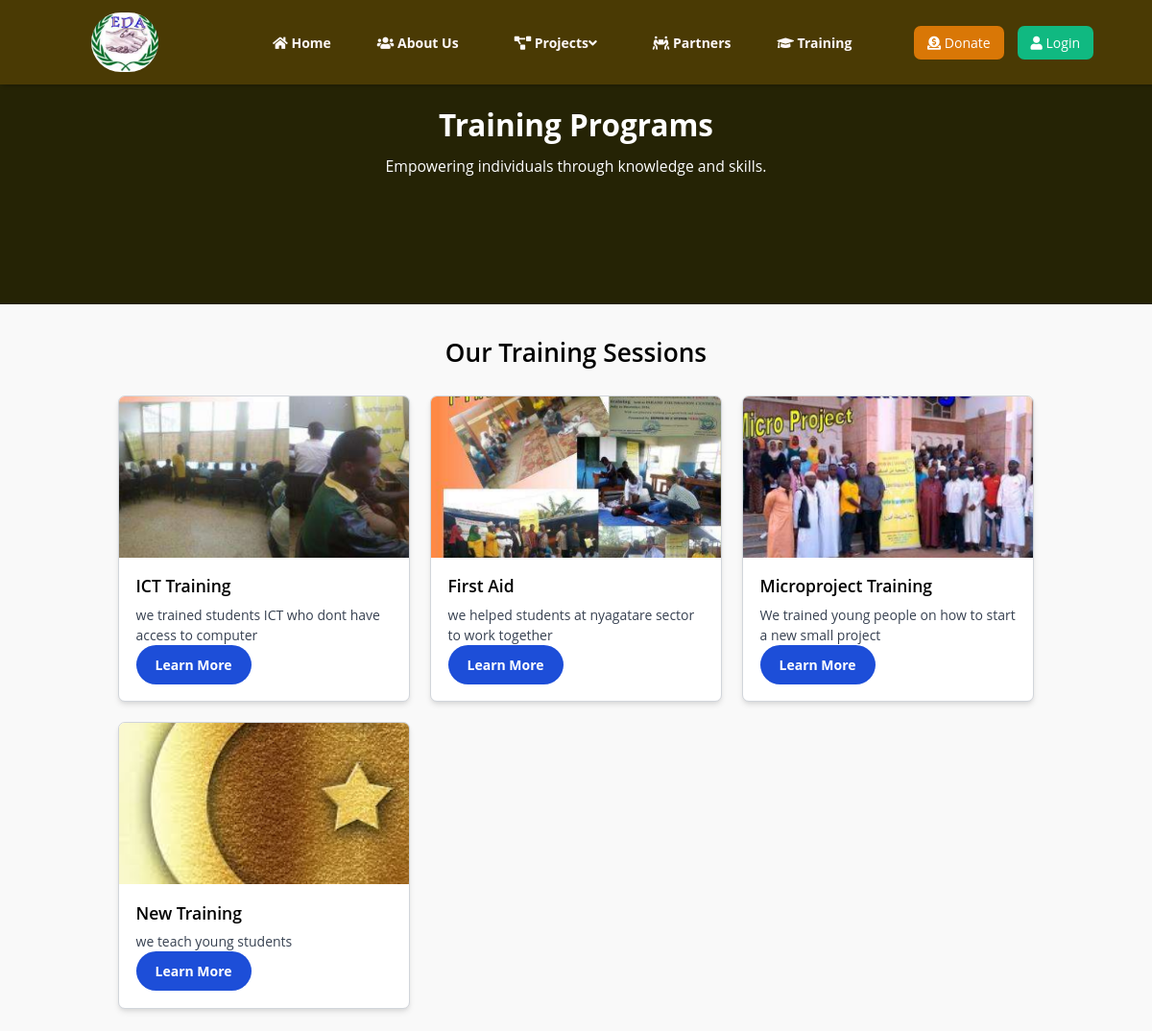
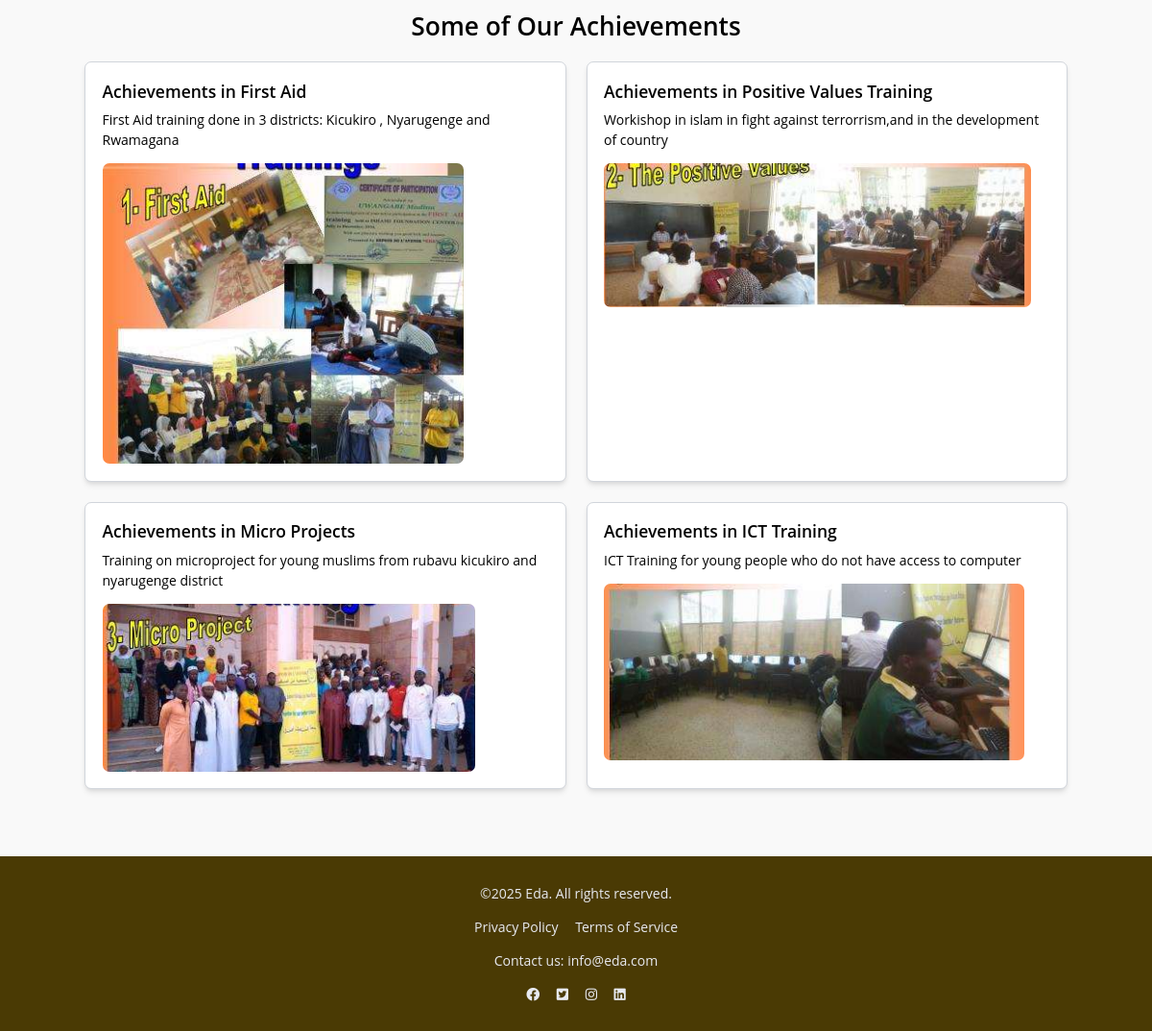
Screenshot of /trainings/ with the database file from the repository (2 pictures, top to bottom).
### eda/models.py (models this page shows, shortened)
class Training(models.Model):
    name = models.CharField(max_length=200)
    location = models.CharField(max_length=200)
    description = models.TextField()
    image = models.ImageField(upload_to='images/', null=True, blank=True)
    created_at = models.DateTimeField(auto_now_add=True)
    updated_at = models.DateTimeField(auto_now=True)

### eda/views.py (the view)
# urls.py: path('trainings/', views.training_list, name='trainings'),
def training_list(request):
    trainings = Training.objects.all()
    return render(request, 'trainings.html', {'trainings': trainings})

### templates/Trainings.html (shortened to what this page needs)
﻿{% extends 'base.html' %}
{% block content %}
<section class="hero-section block h-20 py-10 items-center justify-center text-center bg-yellow-900 text-white">
    <h1 class="text-4xl font-bold">Training Programs</h1>
    <p class="mt-4 text-lg">Empowering individuals through knowledge and skills.</p>
</section>
<main class="container mx-auto py-10">
    <h2 class="text-3xl font-semibold text-center mb-8">Our Training Sessions</h2>
    <div class="grid grid-cols-1 sm:grid-cols-2 md:grid-cols-3 gap-6 px-10">
        {% for training in trainings %}
        <div class="bg-white shadow-md rounded-lg overflow-hidden transition-transform hover:shadow-lg border border-gray-300">
            <img src="{{ training.image.url }}" alt="{{ training.name }}" class="w-full h-48 object-cover">
            <div class="p-5">
                <h3 class="text-xl font-semibold">{{ training.name }}</h3>
                <p class="mt-2 text-gray-700">{{ training.description }}</p>
                <a href="{% url 'training_detail' training.id %}" class="button-primary">Learn More</a>
            </div>
        </div>
        {% empty %}
        <p class="text-gray-700 text-center">No training sessions available at the moment.</p>
        {% endfor %}
    </div>
    <h2 class="text-3xl font-semibold text-center mt-10 mb-6">Some of Our Achievements</h2>
    <div class="grid grid-cols-1 md:grid-cols-2 lg:grid-cols-2 gap-6">
        <div class="bg-white shadow-md rounded-lg p-5 border border-gray-300">
            <h3 class="text-xl font-semibold">Achievements in First Aid</h3>
            <p class="mt-2">First Aid training done in 3 districts: Kicukiro , Nyarugenge and Rwamagana</p>
            <img src="/static/images/aid.png" alt="First Aid Achievements" class="mt-4 rounded-lg">
        </div>
        <div class="bg-white shadow-md rounded-lg p-5 border border-gray-300">
            <h3 class="text-xl font-semibold">Achievements in Positive Values Training</h3>
            <p class="mt-2">Workishop in islam in fight against terrorrism,and in the development of country</p>
            <img src="/static/images/postive.png" alt="Positive Values Achievements" class="mt-4 rounded-lg">
        </div>
        <div class="bg-white shadow-md rounded-lg p-5 border border-gray-300">
            <h3 class="text-xl font-semibold">Achievements in Micro Projects</h3>
            <p class="mt-2">Training on microproject for young muslims from rubavu kicukiro and nyarugenge district</p>
            <img src="/static/images/micro.png" alt="Micro Projects Achievements" class="mt-4 rounded-lg">
        </div>
        <div class="bg-white shadow-md rounded-lg p-5 border border-gray-300">
            <h3 class="text-xl font-semibold">Achievements in ICT Training</h3>
            <p class="mt-2">ICT Training for young people who do not have access to computer</p>
            <img src="/static/images/Ict.png" alt="ICT Achievements" class="mt-4 rounded-lg">
        </div>
    </div>
</main>
{% endblock %}

### templates/base.html (style rules this page uses)
:root { --primary-color: #4a3a04; --accent-color: rgba(250, 233, 9, 0.91); --background-color: rgba(248, 248, 248, 0.8); --dark-background: rgba(47, 79, 78, 0.04); }
* { box-sizing: border-box; font-family: 'Open Sans', sans-serif; font-size: 14px; }
body { padding: 0; margin: 0; font-family: 'Open Sans', sans-serif; background-color: #F9F9F9; }

### templates/Trainings.html (style rules this page uses)
.button-primary { display: inline-block; background-color: #1D4ED8; color: white; padding: 10px 20px; border-radius: 25px; text-align: center; font-weight: bold; transition: background-color 0.3s, transform 0.2s; }
.hero-section { height: 30vh; background-color: rgb(37, 35, 5); }

### rows the page displays
Training: image (picture), name "ICT Training", description "we trained students ICT who dont have access to computer"
Training: image (picture), name "First Aid", description "we helped students at nyagatare sector to work together"
Training: image (picture), name "Microproject Training", description "We trained young people on how to start a new small project"
Training: image (picture), name "New Training", description "we teach young students"
